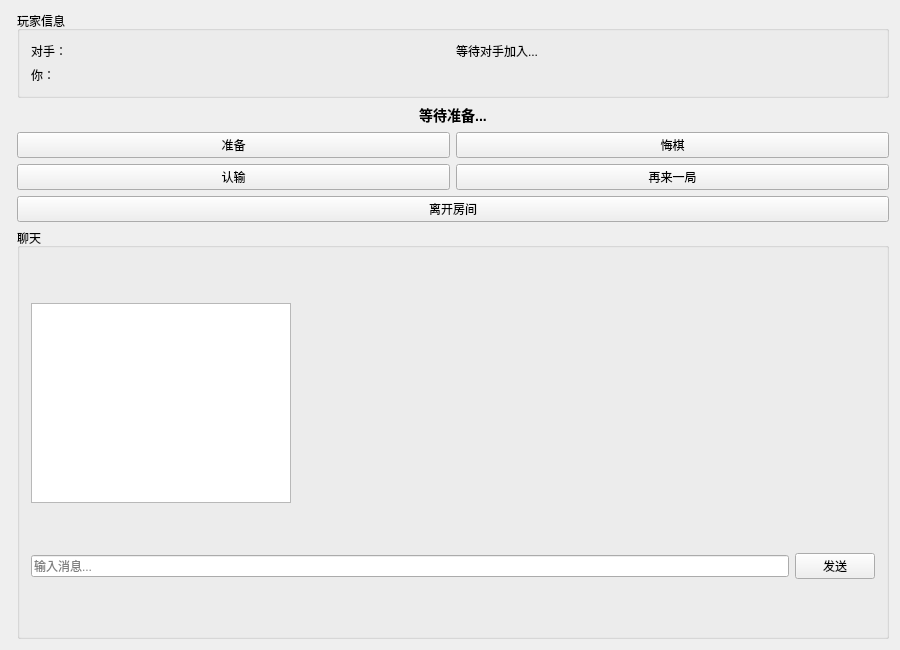
<?xml version="1.0" encoding="UTF-8"?>
<ui version="4.0">
 <class>GameWidget</class>
 <widget class="QWidget" name="GameWidget">
  <property name="geometry">
   <rect>
    <x>0</x>
    <y>0</y>
    <width>900</width>
    <height>650</height>
   </rect>
  </property>
  <property name="windowTitle">
   <string>游戏</string>
  </property>
  <layout class="QHBoxLayout" name="mainLayout">
   <item>
    <widget class="QWidget" name="boardContainer" native="true">
     <layout class="QVBoxLayout" name="boardContainerLayout">
      <property name="leftMargin">
       <number>0</number>
      </property>
      <property name="topMargin">
       <number>0</number>
      </property>
      <property name="rightMargin">
       <number>0</number>
      </property>
      <property name="bottomMargin">
       <number>0</number>
      </property>
     </layout>
    </widget>
   </item>
   <item>
    <layout class="QVBoxLayout" name="sidePanel">
     <item>
      <widget class="QGroupBox" name="playerInfoGroup">
       <property name="title">
        <string>玩家信息</string>
       </property>
       <layout class="QVBoxLayout" name="playerInfoLayout">
        <item>
         <layout class="QHBoxLayout" name="opponentLayout">
          <item>
           <widget class="QLabel" name="opponentLabel">
            <property name="text">
             <string>对手：</string>
            </property>
           </widget>
          </item>
          <item>
           <widget class="QLabel" name="opponentNameLabel">
            <property name="text">
             <string>等待对手加入...</string>
            </property>
           </widget>
          </item>
         </layout>
        </item>
        <item>
         <layout class="QHBoxLayout" name="myInfoLayout">
          <item>
           <widget class="QLabel" name="myLabel">
            <property name="text">
             <string>你：</string>
            </property>
           </widget>
          </item>
          <item>
           <widget class="QLabel" name="myNameLabel">
            <property name="text">
             <string/>
            </property>
           </widget>
          </item>
          <item>
           <widget class="QLabel" name="myColorLabel">
            <property name="text">
             <string/>
            </property>
           </widget>
          </item>
         </layout>
        </item>
       </layout>
      </widget>
     </item>
     <item>
      <widget class="QLabel" name="turnLabel">
       <property name="text">
        <string>等待准备...</string>
       </property>
       <property name="alignment">
        <set>Qt::AlignCenter</set>
       </property>
       <property name="styleSheet">
        <string>font-size: 14px; font-weight: bold;</string>
       </property>
      </widget>
     </item>
     <item>
      <layout class="QGridLayout" name="buttonGrid">
       <item row="0" column="0">
        <widget class="QPushButton" name="readyButton">
         <property name="text">
          <string>准备</string>
         </property>
        </widget>
       </item>
       <item row="0" column="1">
        <widget class="QPushButton" name="undoButton">
         <property name="text">
          <string>悔棋</string>
         </property>
        </widget>
       </item>
       <item row="1" column="0">
        <widget class="QPushButton" name="surrenderButton">
         <property name="text">
          <string>认输</string>
         </property>
        </widget>
       </item>
       <item row="1" column="1">
        <widget class="QPushButton" name="restartButton">
         <property name="text">
          <string>再来一局</string>
         </property>
        </widget>
       </item>
       <item row="2" column="0" colspan="2">
        <widget class="QPushButton" name="leaveButton">
         <property name="text">
          <string>离开房间</string>
         </property>
        </widget>
       </item>
      </layout>
     </item>
     <item>
      <widget class="QGroupBox" name="chatGroup">
       <property name="title">
        <string>聊天</string>
       </property>
       <layout class="QVBoxLayout" name="chatLayout">
        <item>
         <widget class="QTextEdit" name="chatDisplay">
          <property name="readOnly">
           <bool>true</bool>
          </property>
          <property name="maximumSize">
           <size>
            <width>260</width>
            <height>200</height>
           </size>
          </property>
         </widget>
        </item>
        <item>
         <layout class="QHBoxLayout" name="chatInputLayout">
          <item>
           <widget class="QLineEdit" name="chatInput">
            <property name="placeholderText">
             <string>输入消息...</string>
            </property>
           </widget>
          </item>
          <item>
           <widget class="QPushButton" name="chatSendButton">
            <property name="text">
             <string>发送</string>
            </property>
           </widget>
          </item>
         </layout>
        </item>
       </layout>
      </widget>
     </item>
    </layout>
   </item>
  </layout>
 </widget>
 <layoutdefault spacing="6" margin="11"/>
 <resources/>
 <connections/>
</ui>
